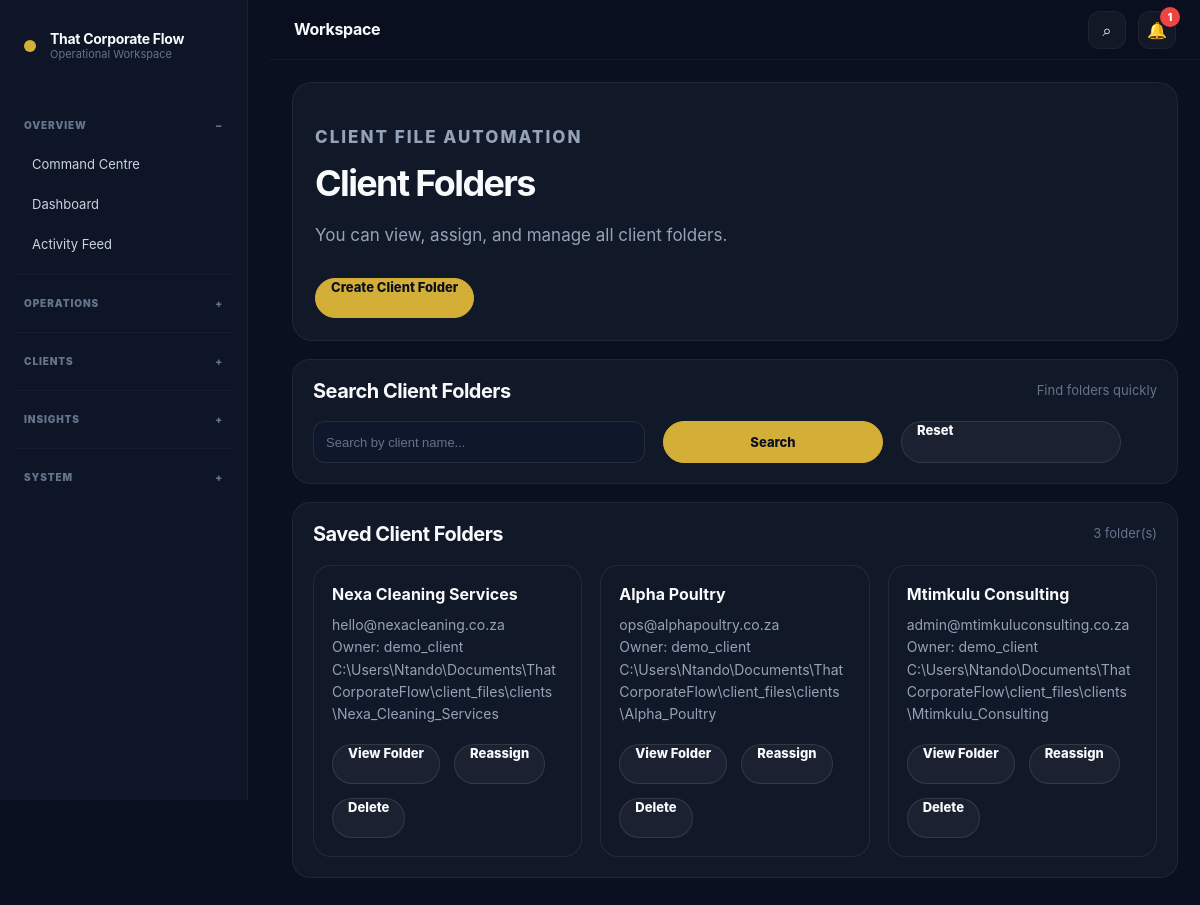
Screenshot of /clients/folders/ (signed in) with the database file from the repository.
### clients/models.py (models this page shows, shortened)
class ClientFolder(models.Model):
    owner = models.ForeignKey(
        settings.AUTH_USER_MODEL,
        on_delete=models.CASCADE,
        related_name='client_folders',
        blank=True,
        null=True
    )
    client_name = models.CharField(max_length=200)
    client_email = models.EmailField(blank=True, null=True)
    folder_path = models.CharField(max_length=500, blank=True)
    notes = models.TextField(blank=True)
    created_at = models.DateTimeField(default=timezone.now)

### accounts/models.py (models this page shows, shortened)
class CustomUser(AbstractUser):
    ROLE_CHOICES = [
        ('admin', 'Admin'),
        ('operations', 'Operations'),
        ('finance', 'Finance'),
        ('client', 'Client'),
        ('viewer', 'Viewer'),
    ]
    role = models.CharField(
        max_length=50,
        choices=ROLE_CHOICES,
        default='viewer'
    )
    company_name = models.CharField(
        max_length=255,
        blank=True
    )
    phone_number = models.CharField(
        max_length=50,
        blank=True
    )
    must_change_password = models.BooleanField(
        default=False
    )

### clients/views.py (the view)
# urls.py: path('folders/', views.client_folder_list, name='client_folder_list'),
@login_required
def client_folder_list(request):
    search_query = request.GET.get('q', '').strip()
    folders = get_visible_folders(request.user).order_by('-created_at')
    if search_query:
        folders = folders.filter(client_name__icontains=search_query)
    return render(request, 'clients/client_folder_list.html', {
        'folders': folders,
        'search_query': search_query,
        'can_manage_all': can_manage_all_folders(request.user),
        'can_create_folder': can_create_folders(request.user),
        'can_reassign_folder': can_reassign_folders(request.user),
        'can_delete_folder': can_delete_folders(request.user),
    })

### accounts/permissions.py (called while the page is built)
def is_admin(user):
    return user.is_authenticated and (
        user.is_superuser or
        user.is_staff or
        get_user_role(user) == 'admin'
    )

def can_manage_all_folders(user):
    return is_admin(user) or is_operations(user) or is_finance(user)

def can_create_folders(user):
    return is_admin(user) or is_operations(user) or is_client(user)

def can_reassign_folders(user):
    return is_admin(user) or is_operations(user)

def can_delete_folders(user):
    return is_admin(user)

### clients/views.py (called while the page is built)
def get_visible_folders(user):
    if can_manage_all_folders(user):
        return ClientFolder.objects.all()
    return ClientFolder.objects.filter(owner=user)

### notifications/context_processors.py (called while the page is built)
def unread_notifications(request):
    if request.user.is_authenticated:
        count = request.user.notifications.filter(is_read=False).count()
    else:
        count = 0
    return {
        'unread_notification_count': count,
    }

### templates/clients/client_folder_list.html (shortened to what this page needs)
﻿{% extends 'base.html' %}
{% block content %}
<section class='page-header'>
    <p class='eyebrow'>Client File Automation</p>
    <h2>Client Folders</h2>
    <p>
        {% if can_manage_all %}
            You can view, assign, and manage all client folders.
        {% else %}
            You can view folders assigned to your account.
        {% endif %}
    </p>
    {% if can_create_folder %}
        <div class='hero-actions'>
            <a class='btn primary' href='{% url "create_client_folder" %}'>
                Create Client Folder
            </a>
        </div>
    {% endif %}
</section>
<section class='panel'>
    <div class='panel-header'>
        <h3>Search Client Folders</h3>
        <p>Find folders quickly</p>
    </div>
    <form method='get' class='filter-form'>
        <input
            class='form-control'
            type='text'
            name='q'
            value='{{ search_query }}'
            placeholder='Search by client name...'
        >
        <button class='btn primary' type='submit'>
            Search
        </button>
        <a class='btn secondary' href='{% url "client_folder_list" %}'>
            Reset
        </a>
    </form>
</section>
<section class='panel'>
    <div class='panel-header'>
        <h3>Saved Client Folders</h3>
        <p>{{ folders.count }} folder(s)</p>
    </div>
    {% if folders %}
        <div class='module-grid'>
            {% for folder in folders %}
            <div class='module-card'>
                <h4>{{ folder.client_name }}</h4>
                <p>
                    {{ folder.client_email|default:'No email provided' }}
                </p>
                <p>
                    Owner:
                    {% if folder.owner %}
                        {{ folder.owner.username }}
                    {% else %}
                        Unassigned
                    {% endif %}
                </p>
                <p class='file-path'>
                    {{ folder.folder_path }}
                </p>
                <div class='hero-actions small-actions'>
                    <a class='mini-btn' href='{% url "client_folder_detail" folder.id %}'>
                        View Folder
                    </a>
                    {% if can_reassign_folder %}
                        <a class='mini-btn blue' href='{% url "reassign_client_folder" folder.id %}'>
                            Reassign
                        </a>
                    {% endif %}
                    {% if can_delete_folder %}
                        <a class='mini-btn danger' href='{% url "confirm_delete_client_folder" folder.id %}'>
                            Delete
                        </a>
                    {% endif %}
                </div>
            </div>
            {% endfor %}
        </div>
    {% endif %}
</section>
{% endblock %}

### static/css/final_cleanup.css (style rules this page uses)
body { background: var(--bg); color: var(--text); }
h2 { font-size: clamp(28px, 3vw, 44px) !important; line-height: 1.08 !important; letter-spacing: -0.04em !important; font-weight: 750 !important; }
h3 { font-size: clamp(20px, 2vw, 28px) !important; line-height: 1.2 !important; letter-spacing: -0.025em !important; }
h4 { font-size: 17px !important; line-height: 1.25 !important; }
p { line-height: 1.72; }
.panel, .command-panel, .focus-panel, .settings-panel, .auth-card, .client-flow-card, .public-preview-card, .simple-launcher-card, .focus-kpi-card, .stat-card, .notification-card, .global-result-card, .ai-action-card, .module-card, .kanban-card, .client-delivery-card, .announcement-card { background: var(--panel) !important; border: 1px solid var(--border) !important; box-shadow: none !important; border-radius: 22px !important; }
.panel, .command-panel, .focus-panel, .settings-panel, .auth-card, .client-flow-card, .public-preview-card { padding: 24px !important; }
.btn, .mini-btn, .public-btn, .slack-btn { box-shadow: none !important; }
.btn.primary, .public-btn.primary, .slack-btn.primary { background: var(--gold) !important; color: #0a0f1c !important; border-color: var(--gold) !important; }
.btn.secondary, .public-btn.secondary, .slack-btn.secondary { background: rgba(255,255,255,0.04) !important; color: var(--text) !important; border-color: rgba(255,255,255,0.12) !important; }
input, textarea, select, .form-control { background: rgba(255,255,255,0.045) !important; border: 1px solid rgba(255,255,255,0.08) !important; color: var(--text) !important; border-radius: 14px !important; }

### static/css/enterprise_ui.css (style rules this page uses)
.page-header, .panel, .global-search-panel, .settings-hero, .simple-dashboard-hero, .focus-hero, .health-hero, .command-hero { margin-bottom: 18px !important; }
.page-header { padding: 22px !important; border-radius: 20px !important; background: #111827 !important; border: 1px solid rgba(255,255,255,0.06) !important; }
.page-header h2 { margin: 8px 0 10px !important; }
.page-header p { max-width: 760px !important; color: #94a3b8 !important; }
.panel, .stat-card, .focus-panel, .settings-panel, .global-search-panel, .notification-card, .global-result-card, .simple-launcher-card, .ai-action-card { background: #111827 !important; border: 1px solid rgba(255,255,255,0.06) !important; border-radius: 18px !important; box-shadow: none !important; }
.panel { padding: 20px !important; }
.panel-header { display: flex; justify-content: space-between; align-items: flex-start; gap: 16px; margin-bottom: 14px !important; }
.panel-header h3 { font-size: 20px !important; margin: 0 0 4px !important; }
.panel-header p { color: #64748b !important; font-size: 13px !important; }
.btn, .mini-btn, .public-btn, .slack-btn { min-height: 40px !important; padding: 0 15px !important; border-radius: 999px !important; font-size: 13px !important; font-weight: 850 !important; transition: 0.16s ease !important; }
.btn.primary, .public-btn.primary, .slack-btn.primary { background: #d4af37 !important; color: #0b1020 !important; border: 1px solid #d4af37 !important; }
.btn.secondary, .public-btn.secondary, .slack-btn.secondary, .mini-btn { background: rgba(255,255,255,0.045) !important; color: #f8fafc !important; border: 1px solid rgba(255,255,255,0.10) !important; }
input, textarea, select, .form-control { min-height: 42px !important; padding: 10px 12px !important; border-radius: 12px !important; background: #0f172a !important; border: 1px solid rgba(255,255,255,0.09) !important; color: #f8fafc !important; font-size: 13px !important; }
.panel, .stat-card, .global-result-card, .notification-card, .simple-launcher-card, .ai-action-card, button, a { transition: background 0.16s ease, border-color 0.16s ease, transform 0.16s ease, color 0.16s ease !important; }

### rows the page displays
ClientFolder: client_name "Nexa Cleaning Services", client_email "hello@nexacleaning.co.za", owner.username "demo_client", folder_path "C:\\Users\\Ntando\\Documents\\ThatCorporateFlow\\client_files\\clients\\Nexa_Cleaning_Services"
ClientFolder: client_name "Alpha Poultry", client_email "ops@alphapoultry.co.za", owner.username "demo_client", folder_path "C:\\Users\\Ntando\\Documents\\ThatCorporateFlow\\client_files\\clients\\Alpha_Poultry"
ClientFolder: client_name "Mtimkulu Consulting", client_email "admin@mtimkuluconsulting.co.za", owner.username "demo_client", folder_path "C:\\Users\\Ntando\\Documents\\ThatCorporateFlow\\client_files\\clients\\Mtimkulu_Consulting"

### other values shown
{{ unread_notification_count }} "1"
{{ folders.count }} "3"
